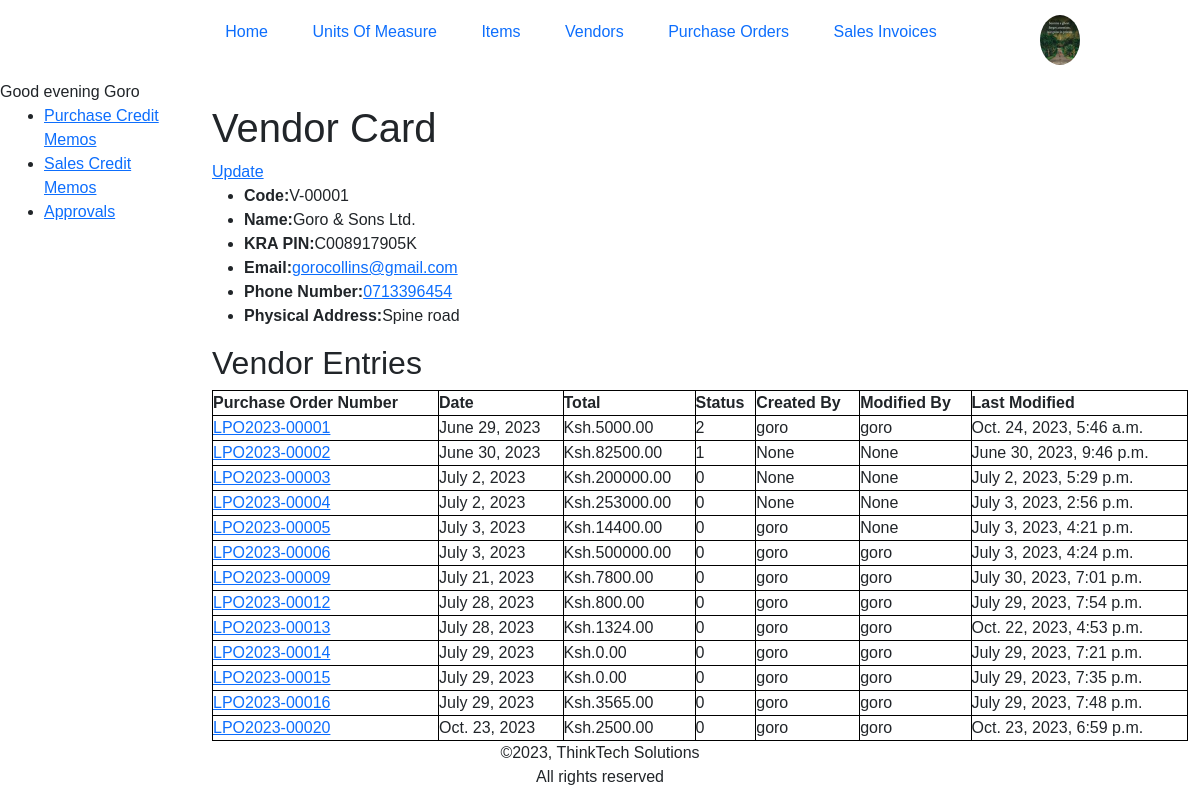
The app's page /inventory/vendor-detail/V-00001/ (signed in), older data.
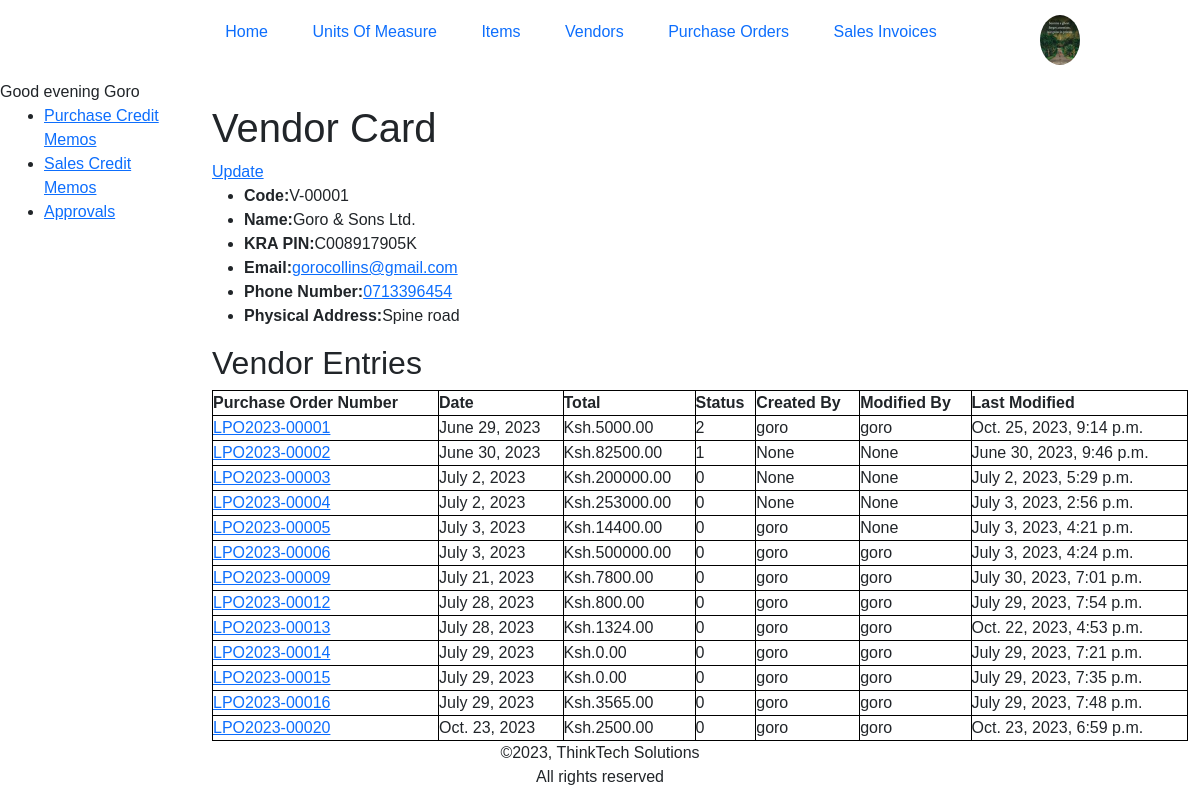
The same page, newer data.
### inventory/models.py (models this page shows, shortened)
class PurchaseHeader(models.Model):
    number = AlphanumericAutoField(primary_key=True, editable=False)
    vendor = models.ForeignKey(Vendor, on_delete=models.PROTECT, related_name='vendor', related_query_name='vendor')
    date = models.DateField(auto_now_add=True, editable=False)
    total = models.DecimalField(editable=False, default=0, max_digits=10, decimal_places=2)
    last_modified_at = models.DateTimeField(auto_now=True, editable=False)
    approval_status = ((0, 'Open'), (1, 'Pending Approval'), (2, 'Approved'), (3, 'Cancelled Approval'))
    status = models.CharField(max_length=30, choices=approval_status, default=0)
    created_by = models.ForeignKey('auth.User', blank=True, null=True, default=None, on_delete=models.PROTECT, related_name='lpo', related_query_name='lpo',editable=False)
    modified_by = models.ForeignKey('auth.User', blank=True, null=True, default=None, on_delete=models.PROTECT, related_name='lpo_m', related_query_name='lpo_m',editable=False)
    class Meta:
        verbose_name_plural = 'Purchase Orders'
        ordering = ["number"]

### inventory/views.py (the view)
# urls.py: path('vendor-detail/<str:pk>/', views.VendorDetailView.as_view(), name='vendor-detail'),
class VendorDetailView(LoginRequiredMixin, generic.DetailView):
    model = Vendor
    paginate_by = 25

### inventory/templatetags/custom_filters.py (called while the page is built)
@register.filter
def greeting(value):
    current_time = datetime.now().time()
    current_hour = current_time.hour
    if 5 <= current_hour < 12:
        time_category = "morning"
    elif 12 <= current_hour < 17:
        time_category = "afternoon"
    elif 17 <= current_hour < 20:
        time_category = "evening"
    else:
        time_category = "evening"
    return f"Good {time_category}"

### inventory/templates/inventory/vendor_detail.html (shortened to what this page needs)
{% extends "inventory/base.html" %}
{% block content %}
    <h1>Vendor Card</h1>
    <a href="{% url 'inventory:vendor-update' vendor.code %}">Update</a>
    <ul>
        <li><strong>Code:</strong>{{vendor.code}}</li>
        <li><strong>Name:</strong>{{vendor.description}}</li>
        <li><strong>KRA PIN:</strong>{{vendor.kra_pin}}</li>
        <li><strong>Email:</strong><a href="mailto:{{vendor.contact_email}}">{{vendor.contact_email}}</a></li>
        <li><strong>Phone Number:</strong><a href="tel:{{vendor.contact_phone}}">{{vendor.contact_phone}}</a></li>
        <li><strong>Physical Address:</strong>{{vendor.address}}</li>
    </ul>
    <h2>Vendor Entries</h2>
    <table>
        <tr>
            <th>Purchase Order Number</th>
            <th>Date</th>
            <th>Total</th>
            <th>Status</th>
            <th>Created By</th>
            <th>Modified By</th>
            <th>Last Modified</th>
        </tr>
        {% for lpo in vendor.vendor.all %}
        <tr>
            <td><a href="{% url 'inventory:purchaseorder-detail' lpo.pk %}">{{lpo.number}}</a></td>
            <td>{{lpo.date}}</td>
            <td>Ksh.{{lpo.total}}</td>
            <td>{{lpo.get_status_display}}</td>
            <td>{{lpo.created_by}}</td>
            <td>{{lpo.modified_by}}</td>
            <td>{{lpo.last_modified_at}}</td>
        </tr>
        {% endfor %}
    </table>
{% endblock %}

Row changes from the older to the newer data that the page shows:
changed PurchaseHeader "LPO2023-00001": last_modified_at "Oct. 24, 2023, 5:46 a.m." → "Oct. 25, 2023, 9:14 p.m."
